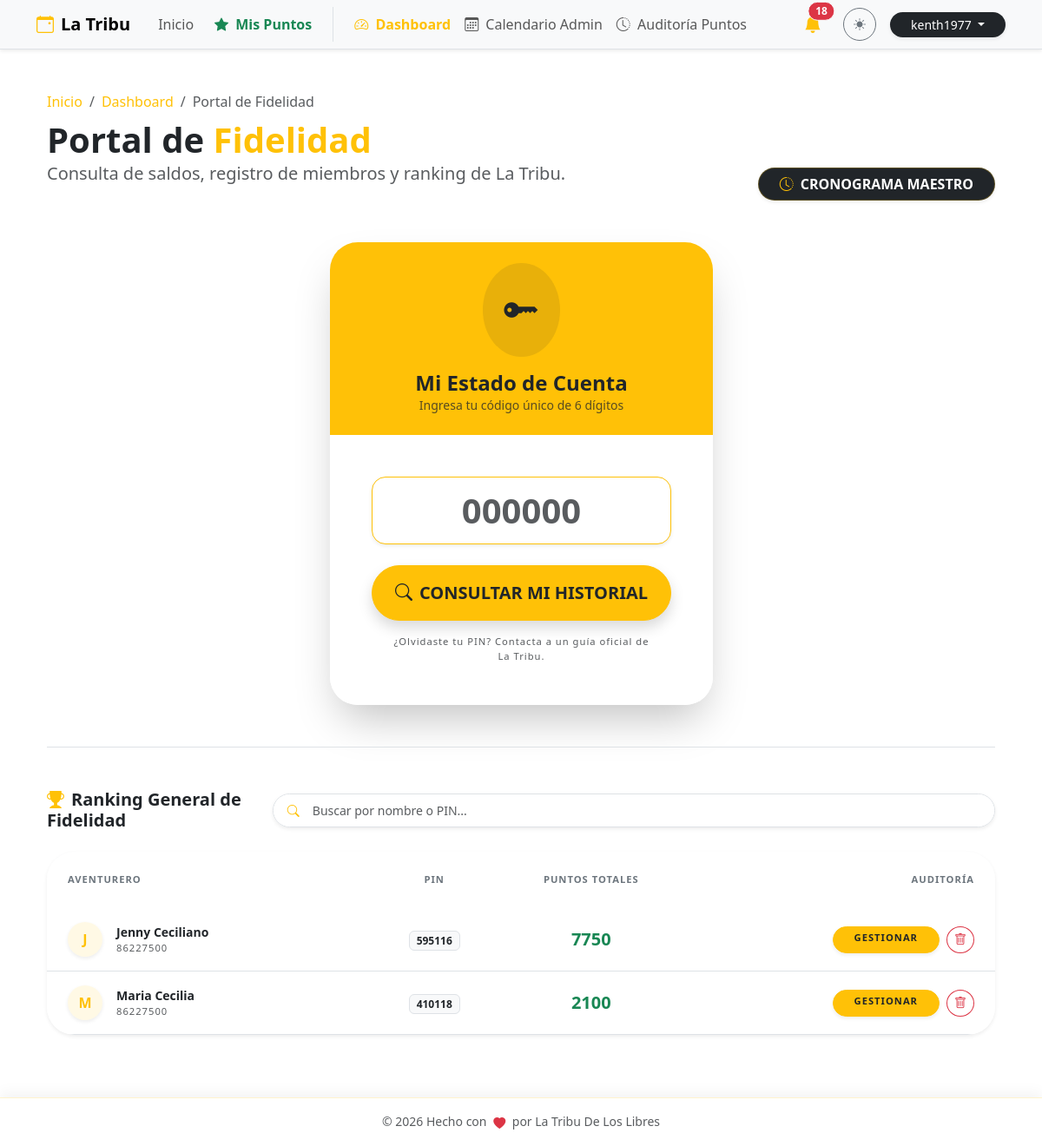
Before: /admin/puntos/ranking (signed in) with the older database file.
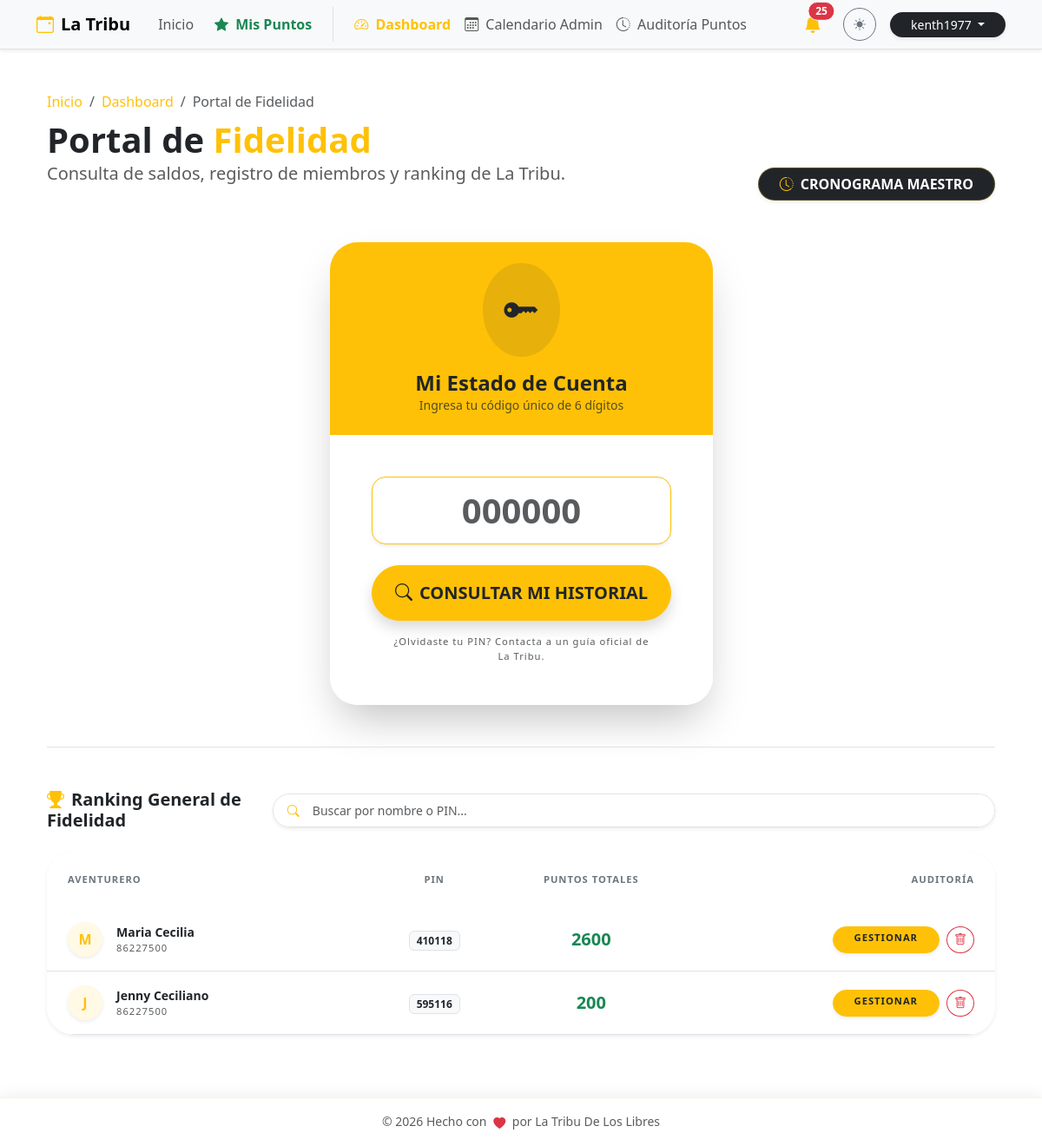
After: the same page with the newer database file.
### db.py (models this page shows)
class Member(db.Model):
    __tablename__ = 'member'
    id = db.Column(db.Integer, primary_key=True)
    pin = db.Column(db.String(6), unique=True, nullable=False)
    nombre = db.Column(db.String(100), nullable=False)
    apellido1 = db.Column(db.String(100), nullable=False)
    apellido2 = db.Column(db.String(100))
    telefono = db.Column(db.String(20))
    birth_date = db.Column(db.Date)
    puntos_totales = db.Column(db.Integer, default=0)
    ultimo_regalo_bday = db.Column(db.Integer, default=0) # Año del último regalo
    bookings = db.relationship('Booking', backref='member', lazy=True)
    logs = db.relationship('PointLog', backref='member', lazy=True)

### puntos.py (the view)
@puntos_bp.route('/ranking')
@login_required
def historial_global():
    if not current_user.is_superuser:
        flash('Acceso restringido a líderes.', 'danger')
        return redirect(url_for('main.home'))
    members = Member.query.order_by(Member.puntos_totales.desc()).all()
    return render_template('puntos.html',
                         members=members,
                         selected_member=None,
                         is_global_schedule=False)

### app.py (called while the page is built)
@login_manager.user_loader
def load_user(user_id):
    try:
        return User.query.get(int(user_id))
    except (TypeError, ValueError, Exception):
        return None

@app.before_request
def force_https():
    if request.headers.get('X-Forwarded-Proto') == 'http':
        url = request.url.replace('http://', 'https://', 1)
        return redirect(url, code=301)

### templates/puntos.html (shortened to what the changed rows need)
    {% extends "base.html" %}
    {% block content %}
    <div class="container py-4">
        <div class="row mb-5 align-items-end animate__animated animate__fadeIn">
            <div class="col-md-7">
                <h1 class="display-6 fw-bold mb-0">
                    {% if is_global_schedule %}
                        Cronograma <span class="text-warning">Maestro</span>
                    {% elif selected_member %}
                        Estado de Cuenta: <span class="text-warning">{{ selected_member.nombre }}</span>
                    {% else %}
                        Portal de <span class="text-warning">Fidelidad</span>
                    {% endif %}
                </h1>
            </div>
        </div>
        {% if is_global_schedule %}
        <div class="card border-0 shadow-lg rounded-5 overflow-hidden animate__animated animate__fadeIn">
            <div class="card-body p-0">
                <div class="table-responsive">
                    <table class="table table-hover align-middle mb-0">
                        <thead class="bg-body-tertiary">
                            <tr>
                                <th class="border-0 px-4 py-3 text-secondary x-small fw-bold text-uppercase">Fecha / Hora</th>
                                <th class="border-0 py-3 text-secondary x-small fw-bold text-uppercase">Miembro (PIN)</th>
                                <th class="border-0 py-3 text-secondary x-small fw-bold text-uppercase text-center">Tipo</th>
                                <th class="border-0 py-3 text-secondary x-small fw-bold text-uppercase">Concepto / Detalle</th>
                                <th class="border-0 py-3 text-secondary x-small fw-bold text-uppercase text-end pe-4">Impacto</th>
                            </tr>
                        </thead>
                        <tbody>
                            {% if logs %}
                                {% for log in logs %}
                                <tr class="animate__animated animate__fadeIn" style="animation-delay: {{ loop.index0 * 0.05 }}s">
                                    <td class="px-4 py-3">
                                        <span class="fw-medium small text-body">{{ log.fecha.strftime('%d %b, %y') }}</span><br>
                                        <small class="text-muted" style="font-size: 0.6rem;">{{ log.fecha.strftime('%H:%M:%S') }}</small>
                                    </td>
                                    <td>
                                        <div class="fw-bold text-body small">{{ log.member }}</div>
                                        <span class="badge bg-light text-dark border x-small" style="font-size: 0.6rem;">{{ log.pin }}</span>
                                    </td>
                                    <td class="text-center">
                                        <span class="badge bg-light text-dark border px-3 py-1 rounded-pill x-small fw-bold">{{ log.tipo }}</span>
                                    </td>
                                    <td class="small text-muted">{{ log.detalle }}</td>
                                    <td class="text-end pe-4">
                                        <span class="fw-bold fs-5 {{ log.color }}">
                                            {% if log.monto > 0 %}+{% endif %}{{ log.monto }}
                                        </span>
                                    </td>
                                </tr>
                                {% endfor %}
                            {% else %}
                                <tr>
                                    <td colspan="5" class="text-center py-5 text-muted">
                                        <i class="bi bi-info-circle display-4 d-block mb-3 opacity-25"></i>
                                        No hay registros globales en el cronograma.
                                    </td>
                                </tr>
                            {% endif %}
                        </tbody>
                    </table>
                </div>
            </div>
        </div>
        {% else %}
            {% if current_user.is_authenticated and current_user.is_superuser %}
                <div class="mt-5 pt-5 border-top animate__animated animate__fadeInUp">
                    <div class="card border-0 shadow-sm rounded-5 bg-body overflow-hidden">
                        <div class="card-body p-0">
                            <div class="table-responsive">
                                <table class="table table-hover align-middle mb-0" id="membersTable">
                                    <thead class="bg-body-tertiary">
                                        <tr>
                                            <th class="border-0 px-4 py-4 text-secondary x-small fw-bold text-uppercase">Aventurero</th>
                                            <th class="border-0 py-4 text-secondary x-small fw-bold text-uppercase text-center">PIN</th>
                                            <th class="border-0 py-4 text-secondary x-small fw-bold text-uppercase text-center">Puntos Totales</th>
                                            <th class="border-0 py-4 text-secondary x-small fw-bold text-uppercase text-end pe-4">Auditoría</th>
                                        </tr>
                                    </thead>
                                    <tbody>
                                        {% if members %}
                                            {% for member in members %}
                                            <tr class="ranking-row">
                                                <td class="px-4 py-3">
                                                    <div class="d-flex align-items-center">
                                                        <div class="avatar-xs me-3 bg-warning bg-opacity-10 text-warning rounded-circle d-flex align-items-center justify-content-center fw-bold shadow-sm" style="width: 40px; height: 40px;">
                                                            {{ member.nombre[0] if member.nombre else '?' }}
                                                        </div>
                                                        <div>
                                                            <div class="fw-bold text-body small member-name-cell">{{ member.nombre }} {{ member.apellido1 }}</div>
                                                            <div class="x-small text-muted">{{ member.telefono }}</div>
                                                        </div>
                                                    </div>
                                                </td>
                                                <td class="text-center"><span class="badge bg-light text-dark border small member-pin-cell">{{ member.pin }}</span></td>
                                                <td class="text-center fw-bold text-success fs-5">{{ member.puntos_totales }}</td>
                                                <td class="text-end pe-4">
                                                    <div class="d-flex justify-content-end gap-2">
                                                        <a href="{{ url_for('puntos.detalle_miembro', member_id=member.id) }}" class="btn btn-warning btn-sm rounded-pill shadow-sm py-1 px-4 x-small fw-bold text-dark">GESTIONAR</a>
                                                        <button class="btn btn-outline-danger btn-sm rounded-circle" data-bs-toggle="modal" data-bs-target="#deleteUserModal{{ member.id }}">
                                                            <i class="bi bi-trash"></i>
                                                        </button>
                                                    </div>
                                                </td>
                                            </tr>
                                            {% endfor %}
                                        {% endif %}
                                    </tbody>
                                </table>
                            </div>
                        </div>
                    </div>
                </div>
            {% endif %}
        {% endif %}
    </div>
    {% endblock %}

### templates/base.html (shortened to what the changed rows need)
<!DOCTYPE html>
<html lang="es" data-bs-theme="light">
<head>
    <link href="https://cdn.jsdelivr.net/npm/bootstrap@5.3.2/dist/css/bootstrap.min.css" rel="stylesheet">
    <link rel="stylesheet" href="https://cdn.jsdelivr.net/npm/bootstrap-icons@1.11.1/font/bootstrap-icons.css">
    <link rel="stylesheet" href="https://cdnjs.cloudflare.com/ajax/libs/animate.css/4.1.1/animate.min.css"/>
</head>
<body>
    <nav class="navbar navbar-expand-lg bg-body-tertiary border-bottom sticky-top shadow-sm">
        <div class="container">
            <div class="collapse navbar-collapse" id="navbarNav">
                <div class="d-flex align-items-center gap-3 mt-3 mt-lg-0">
                    {% if current_user.is_authenticated and current_user.is_superuser %}
                    <div class="dropdown">
                        <button class="btn btn-link position-relative text-dark p-0 me-2" type="button" data-bs-toggle="dropdown" aria-expanded="false">
                            <i class="bi bi-bell-fill fs-5 text-warning"></i>
                            {% if admin_unread_count > 0 %}
                            <span class="position-absolute top-0 start-100 translate-middle badge rounded-pill bg-danger border border-light animate__animated animate__pulse animate__infinite">
                                {{ admin_unread_count }}
                            </span>
                            {% endif %}
                        </button>
                    </div>
                    {% endif %}
                </div>
            </div>
        </div>
    </nav>
    <main class="container py-4">
        {% block content %}{% endblock %}
    </main>
</body>
</html>

Changed rows visible on the page:
changed Member "Maria": puntos_totales "2100" → "2600"; moves up the list
changed Member "Jenny": puntos_totales "7750" → "200"
Other visible differences:
{{ admin_unread_count }}: "18" → "25"
